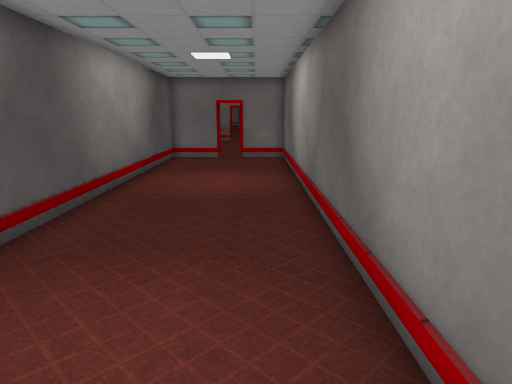
view 1 (above)

12 first-person views from a walk through a 3-D level made in the Unity game engine. The camera is 1.4 m above the floor, tilts 12° down and sees 70° across. The floor is counted in squares, 0.64 m on a side. Each view is taken from the middle of a square. On the plan, view 1 faces up. The plan holds only what a view shows up to about 20 squares ahead; the rest is blank. The place goes on beyond the plan. The player is left out. Some animated figures are not drawn. Door leaves are left out, so doorways stand open. Some surface patterns are stand-ins.

view 2
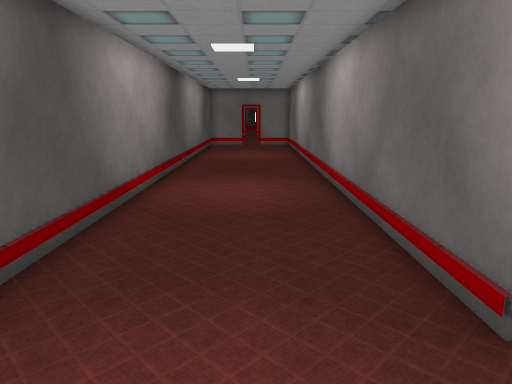

view 3
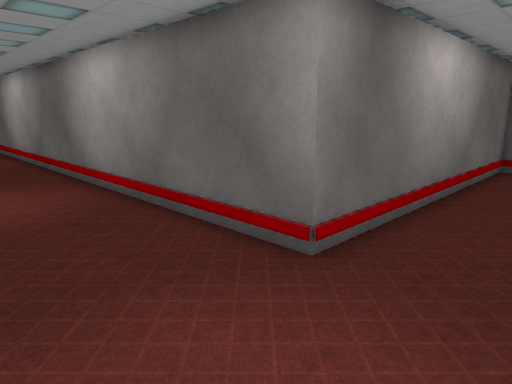

view 4
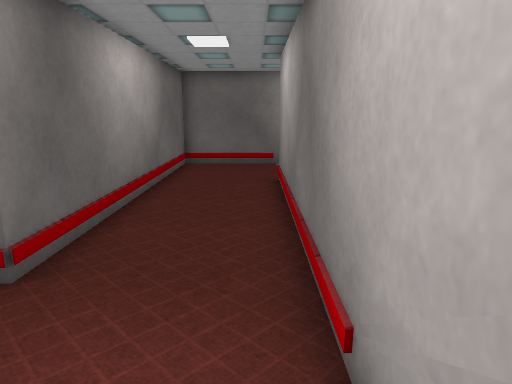

view 5
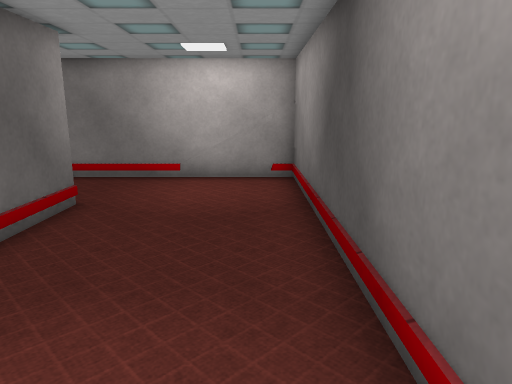

view 6
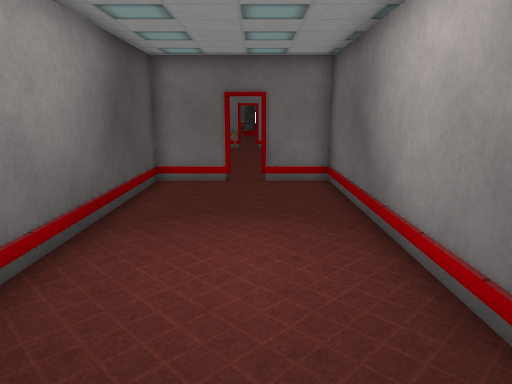

view 7
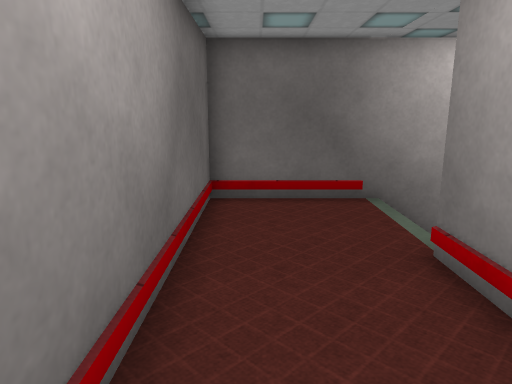

view 8
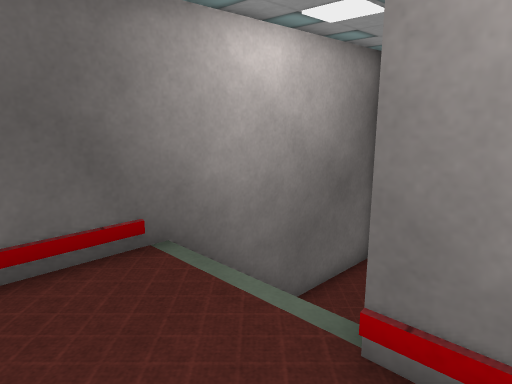

view 9
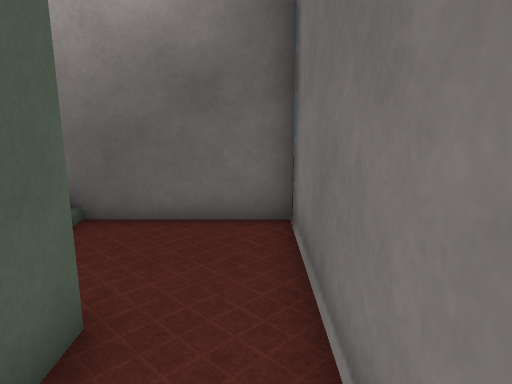

view 10
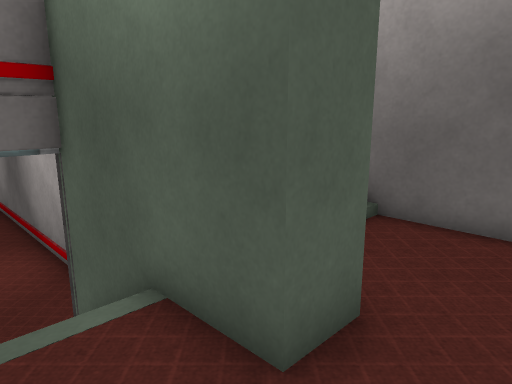

view 11
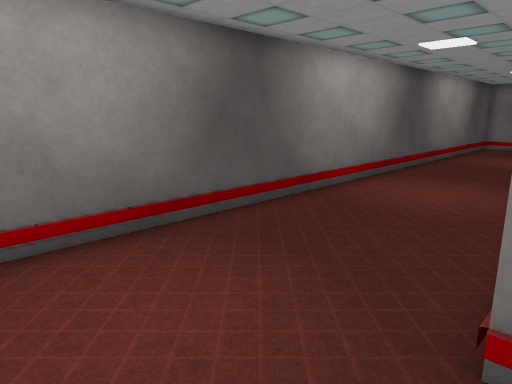

view 12
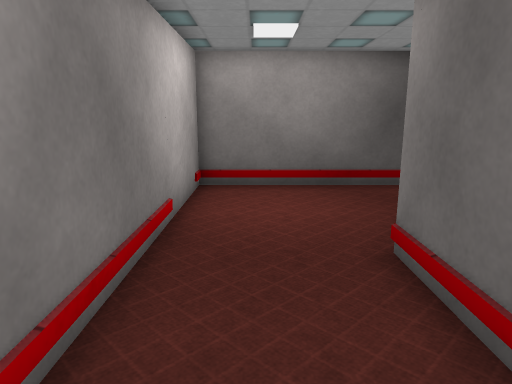

### Floor plan
Key: @ floor where view 1 was taken; # wall or solid block; . main floor; - floor 1.5 m lower than the main floor; / step, stairs or slope; D open door.
Columns run from 4 left of view 1 to 13 right of it. Each row starts with its distance up from view 1.
 19 ##DD##
 18 #....#
 17 #....#
 16 #....#
 15 #....#
 14 #....#
 13 #....#
 12 #....#
 11 #....#
 10 #....#
  9 #....#
  8 #....#
  7 #....#
  6 #....#
  5 #....#
  4 #....#
  3 #....#
  2 #....#
  1 #....#
  0 #...@#
 -1 #....#
 -2 #....#
 -3 #....##
 -4 #....##
 -5 #.....############
 -6 #................#
 -7 #................#
 -8 #................#
 -9 #########   ##///#
-10             #    #
-11             #    #
-12           //#    #
-13           --#  --#
-14            -##---#
-15             -----#
-16           -  ----#
-17            #######

Positions as (right, up) in squares from view 1, and headings:
1: (0, 0), facing up
2: (-1, -8), facing up
3: (-3, -8), facing up-right
4: (-3, -8), facing right
5: (-3, 4), facing down
6: (-1, 7), facing up
7: (4, -6), facing right
8: (8, -6), facing down-right
9: (6, -16), facing right
10: (6, -16), facing up-right
11: (2, -8), facing up-left
12: (7, -7), facing left
